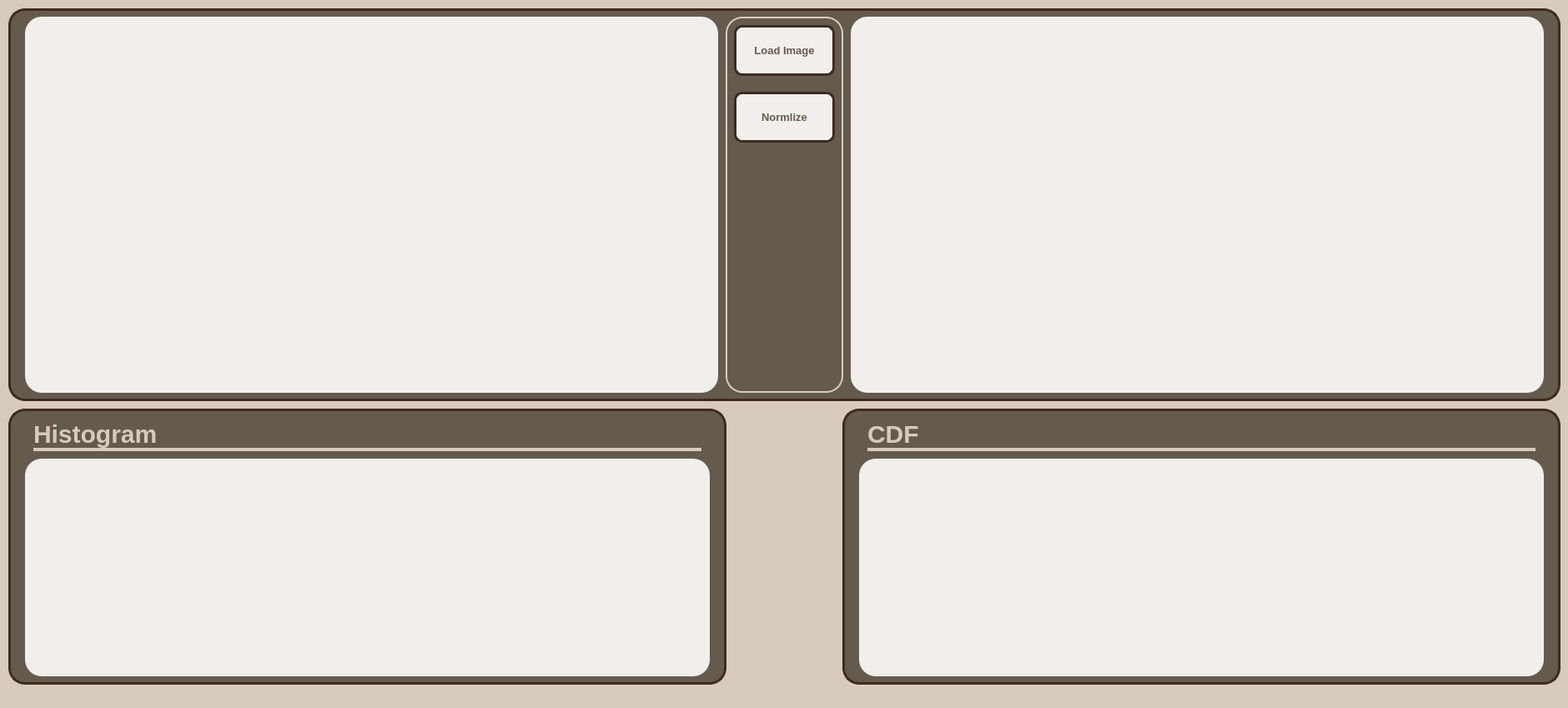
<?xml version="1.0" encoding="UTF-8"?>
<ui version="4.0">
 <class>MainWindow</class>
 <widget class="QMainWindow" name="MainWindow">
  <property name="geometry">
   <rect>
    <x>0</x>
    <y>0</y>
    <width>1880</width>
    <height>849</height>
   </rect>
  </property>
  <property name="windowTitle">
   <string>MainWindow</string>
  </property>
  <property name="styleSheet">
   <string notr="true">background-color:#D7CBBD;</string>
  </property>
  <widget class="QWidget" name="centralwidget">
   <widget class="QLabel" name="label_2">
    <property name="geometry">
     <rect>
      <x>10</x>
      <y>490</y>
      <width>861</width>
      <height>331</height>
     </rect>
    </property>
    <property name="styleSheet">
     <string notr="true">background-color:#645B4E;
border-radius:20px;
border:3px solid #3E2B22;</string>
    </property>
    <property name="text">
     <string/>
    </property>
   </widget>
   <widget class="QLabel" name="label_3">
    <property name="geometry">
     <rect>
      <x>1010</x>
      <y>490</y>
      <width>861</width>
      <height>331</height>
     </rect>
    </property>
    <property name="styleSheet">
     <string notr="true">background-color:#645B4E;
border-radius:20px;
border:3px solid #3E2B22;</string>
    </property>
    <property name="text">
     <string/>
    </property>
   </widget>
   <widget class="QPushButton" name="Normlize">
    <property name="geometry">
     <rect>
      <x>880</x>
      <y>110</y>
      <width>121</width>
      <height>61</height>
     </rect>
    </property>
    <property name="styleSheet">
     <string notr="true">QPushButton{
 background-color: #F2EEEB;
 border-radius: 10px;
 color: #645B4E;
 font-size: 13px;
 font-weight: 700;
border:3px solid #3E2B22;
 letter-spacing: .8px;
 line-height: 20px;
 text-align: center;
 text-transform: uppercase;
	}

QPushButton:hover{
	
	background-color:#B7AC9B;
	}





</string>
    </property>
    <property name="text">
     <string>Normlize</string>
    </property>
   </widget>
   <widget class="QPushButton" name="LoadImage">
    <property name="geometry">
     <rect>
      <x>880</x>
      <y>30</y>
      <width>121</width>
      <height>61</height>
     </rect>
    </property>
    <property name="styleSheet">
     <string notr="true">QPushButton{
 background-color: #F2EEEB;
 border-radius: 10px;
 color: #645B4E;
 font-size: 13px;
 font-weight: 700;
border:3px solid #3E2B22;
 letter-spacing: .8px;
 line-height: 20px;
 text-align: center;
 text-transform: uppercase;
	}

QPushButton:hover{
	
	background-color:#B7AC9B;
	}





</string>
    </property>
    <property name="text">
     <string>Load Image</string>
    </property>
   </widget>
   <widget class="QWidget" name="Histogram" native="true">
    <property name="geometry">
     <rect>
      <x>30</x>
      <y>550</y>
      <width>821</width>
      <height>261</height>
     </rect>
    </property>
    <property name="styleSheet">
     <string notr="true">background-color:#F2EEEB;
border-radius:20px;</string>
    </property>
   </widget>
   <widget class="QWidget" name="HistogramCDF" native="true">
    <property name="geometry">
     <rect>
      <x>1030</x>
      <y>550</y>
      <width>821</width>
      <height>261</height>
     </rect>
    </property>
    <property name="styleSheet">
     <string notr="true">background-color:#F2EEEB;
border-radius:20px;</string>
    </property>
   </widget>
   <widget class="QLabel" name="label_4">
    <property name="geometry">
     <rect>
      <x>10</x>
      <y>10</y>
      <width>1861</width>
      <height>471</height>
     </rect>
    </property>
    <property name="styleSheet">
     <string notr="true">background-color:#645B4E;
border-radius:20px;
border:3px solid #3E2B22;</string>
    </property>
    <property name="text">
     <string/>
    </property>
   </widget>
   <widget class="QWidget" name="InputImage" native="true">
    <property name="geometry">
     <rect>
      <x>30</x>
      <y>20</y>
      <width>831</width>
      <height>451</height>
     </rect>
    </property>
    <property name="styleSheet">
     <string notr="true">background-color:#F2EEEB;
border-radius:20px;</string>
    </property>
   </widget>
   <widget class="QWidget" name="OutputImage" native="true">
    <property name="geometry">
     <rect>
      <x>1020</x>
      <y>20</y>
      <width>831</width>
      <height>451</height>
     </rect>
    </property>
    <property name="styleSheet">
     <string notr="true">background-color:#F2EEEB;
border-radius:20px;</string>
    </property>
   </widget>
   <widget class="QLabel" name="label">
    <property name="geometry">
     <rect>
      <x>40</x>
      <y>500</y>
      <width>801</width>
      <height>41</height>
     </rect>
    </property>
    <property name="styleSheet">
     <string notr="true">background-color:#645B4E;
color:#D7CBBD;
font-size:30px;
border-bottom: 4px solid #D7CBBD;
font-weight:bold;</string>
    </property>
    <property name="text">
     <string>Histogram</string>
    </property>
   </widget>
   <widget class="QLabel" name="label_5">
    <property name="geometry">
     <rect>
      <x>1040</x>
      <y>500</y>
      <width>801</width>
      <height>41</height>
     </rect>
    </property>
    <property name="styleSheet">
     <string notr="true">background-color:#645B4E;
color:#D7CBBD;
font-size:30px;
border-bottom: 4px solid #D7CBBD;
font-weight:bold;</string>
    </property>
    <property name="text">
     <string>CDF</string>
    </property>
   </widget>
   <widget class="QLabel" name="label_6">
    <property name="geometry">
     <rect>
      <x>870</x>
      <y>20</y>
      <width>141</width>
      <height>451</height>
     </rect>
    </property>
    <property name="styleSheet">
     <string notr="true">background-color:#645B4E;
border-radius:20px;
border:2px solid #D7CBBD;</string>
    </property>
    <property name="text">
     <string/>
    </property>
   </widget>
   <zorder>label_2</zorder>
   <zorder>label_3</zorder>
   <zorder>Histogram</zorder>
   <zorder>HistogramCDF</zorder>
   <zorder>label_4</zorder>
   <zorder>InputImage</zorder>
   <zorder>OutputImage</zorder>
   <zorder>label</zorder>
   <zorder>label_5</zorder>
   <zorder>label_6</zorder>
   <zorder>LoadImage</zorder>
   <zorder>Normlize</zorder>
  </widget>
  <widget class="QStatusBar" name="statusbar"/>
 </widget>
 <resources/>
 <connections/>
</ui>
